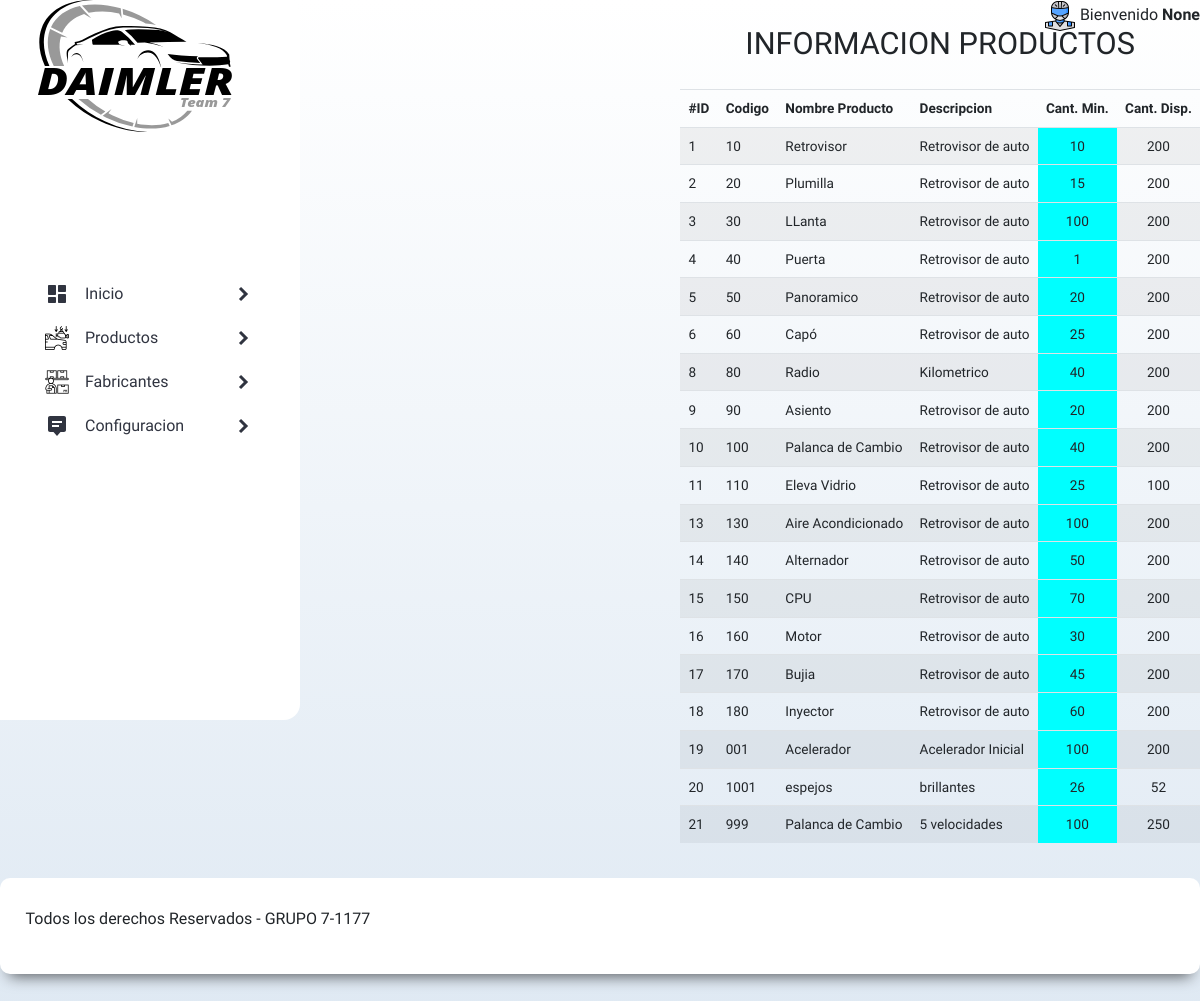
The app's page /inicio (signed in) with its own data.
### tables this page shows
CREATE TABLE productos (
  id_producto INTEGER PRIMARY KEY AutoIncrement,
  codigo_producto varchar(15) NOT NULL UNIQUE,
  nombre_producto varchar(255) NOT NULL,
  descripcion text,
  cminima_rq_bodega decimal(15,0) DEFAULT NULL,
  cdisponible_bodega decimal(15,0) DEFAULT NULL,
  estado char(1) NOT NULL DEFAULT 1,
  fecha_sistema datetime DEFAULT CURRENT_TIMESTAMP,
  codigo_usuario varchar(15) NOT NULL
  );

### app.py (the view)
@app.route("/", methods=["GET", "POST"])
@app.route("/inicio", methods=["GET", "POST"])
def inicio():
    if g.user:
        sql = "Select * from productos;"
        db = get_db()
        cursor = db.cursor()
        cursor.execute(sql)
        productos = cursor.fetchall()
        print(productos)
        close_db()
        return render_template("home.html", sesion_iniciada=sesion_iniciada, productos=productos, usuario=g.user)
    else:
        return render_template('index.html', sesion_iniciada=sesion_iniciada, usuario=g.user)

### app.py (called while the page is built)
@app.before_request  # Decorador
def load_logged_in_user():
    user_id = session.get('user_id')
    if user_id is None:
        g.user = None
    else:
        g.user = get_db().execute(
            'SELECT * FROM usuarios WHERE codigo_usuario = ?', (user_id,)
        ).fetchone()

### db.py (called while the page is built)
def get_db():
    try:
        if 'db' not in g:
            g.db = sqlite3.connect("db/daimler.db")
            g.db.row_factory = sqlite3.Row
        return g.db
    except Error:
        print( Error )

### templates/home.html (shortened to what this page needs)
{% extends "base.html" %}
{% block cont_menu %}
<body>
    <div>
        <h2>INFORMACION PRODUCTOS</h2>
        <div class="form_menu cont-block">
        <table id="producto" class="table table-striped table-inverse table-responsive display compact" style="width:100%;zoom:85%">
                <thead class="thead-inverse">
                <tr>
                    <th>#ID</th>
                    <th>Codigo</th>
                    <th>Nombre Producto</th>
                    <th>Descripcion</th>
                    <th>Cant. Min.</th>
                    <th>Cant. Disp.</th>
                </tr>
                </thead>
                <tbody>
                    {%for productos in productos %}
                    <tr>
                        <td>{{productos[0]}} </td>
                        <td>{{productos[1]}} </td>
                        <td>{{productos[2]}} </td>
                        <td>{{productos[3]}} </td>
                        <td id="cminima" class="coln ccen">{{productos[4]}}</td>
                        <td class="ccen">{{productos[5]}} </td>
                    </tr>
                    {%endfor%}
                </tbody>
        </table>
        </div>
    </div>
</body>
{% endblock %}

### static/css/styles.css (style rules this page uses)
:root { --blanco: #000; --amarilo: #e6f36f; --oscuro: #212121; --rojo: #e70606; --primario: #c0e4bb; --secundario: #adb5bd; --gris: #757575; }
html { font-size: 80%; box-sizing: border-box; scroll-snap-type: y mandatory; }
*, *:before, *:after { box-sizing: inherit; box-sizing: border-box; margin: 0; padding: 0; list-style: none; text-decoration: none; border: none; outline: none; }
body { font-size: 16px; font-family: 'Cuprum', sans-serif; background-image: linear-gradient(to top, #dfe9f3 0%, white 100%); min-height: 100%; }
h1, h2, h3 { text-align: center; }
h2 { font-size: 2.4rem; }
.form_menu { padding-top: 20px; align-items: flex; margin: 0 auto; position: relative; }
.cont-block { display: flex; align-items: center; justify-content: center; margin: 0 auto; }

### static/css/preload.css (style rules this page uses)
.coln { background-color: aqua; }
.ccen { text-align: center; }

### records on screen
productos: id_producto "1", codigo_producto "10", nombre_producto "Retrovisor", descripcion "Retrovisor de auto", cminima_rq_bodega "10", cdisponible_bodega "200"
productos: id_producto "2", codigo_producto "20", nombre_producto "Plumilla", descripcion "Retrovisor de auto", cminima_rq_bodega "15", cdisponible_bodega "200"
productos: id_producto "3", codigo_producto "30", nombre_producto "LLanta", descripcion "Retrovisor de auto", cminima_rq_bodega "100", cdisponible_bodega "200"
productos: id_producto "4", codigo_producto "40", nombre_producto "Puerta", descripcion "Retrovisor de auto", cminima_rq_bodega "1", cdisponible_bodega "200"
productos: id_producto "5", codigo_producto "50", nombre_producto "Panoramico", descripcion "Retrovisor de auto", cminima_rq_bodega "20", cdisponible_bodega "200"
productos: id_producto "6", codigo_producto "60", nombre_producto "Capó", descripcion "Retrovisor de auto", cminima_rq_bodega "25", cdisponible_bodega "200"
productos: id_producto "8", codigo_producto "80", nombre_producto "Radio", descripcion "Kilometrico", cminima_rq_bodega "40", cdisponible_bodega "200"
productos: id_producto "9", codigo_producto "90", nombre_producto "Asiento", descripcion "Retrovisor de auto", cminima_rq_bodega "20", cdisponible_bodega "200"
productos: id_producto "10", codigo_producto "100", nombre_producto "Palanca de Cambio", descripcion "Retrovisor de auto", cminima_rq_bodega "40", cdisponible_bodega "200"
productos: id_producto "11", codigo_producto "110", nombre_producto "Eleva Vidrio", descripcion "Retrovisor de auto", cminima_rq_bodega "25", cdisponible_bodega "100"
productos: id_producto "13", codigo_producto "130", nombre_producto "Aire Acondicionado", descripcion "Retrovisor de auto", cminima_rq_bodega "100", cdisponible_bodega "200"
productos: id_producto "14", codigo_producto "140", nombre_producto "Alternador", descripcion "Retrovisor de auto", cminima_rq_bodega "50", cdisponible_bodega "200"
productos: id_producto "15", codigo_producto "150", nombre_producto "CPU", descripcion "Retrovisor de auto", cminima_rq_bodega "70", cdisponible_bodega "200"
productos: id_producto "16", codigo_producto "160", nombre_producto "Motor", descripcion "Retrovisor de auto", cminima_rq_bodega "30", cdisponible_bodega "200"
productos: id_producto "17", codigo_producto "170", nombre_producto "Bujia", descripcion "Retrovisor de auto", cminima_rq_bodega "45", cdisponible_bodega "200"
productos: id_producto "18", codigo_producto "180", nombre_producto "Inyector", descripcion "Retrovisor de auto", cminima_rq_bodega "60", cdisponible_bodega "200"
productos: id_producto "19", codigo_producto "001", nombre_producto "Acelerador", descripcion "Acelerador Inicial", cminima_rq_bodega "100", cdisponible_bodega "200"
productos: id_producto "20", codigo_producto "1001", nombre_producto "espejos", descripcion "brillantes", cminima_rq_bodega "26", cdisponible_bodega "52"
productos: id_producto "21", codigo_producto "999", nombre_producto "Palanca de Cambio", descripcion "5 velocidades", cminima_rq_bodega "100", cdisponible_bodega "250"

### other values on screen
{{ sesion_iniciada[1] }} "None"
